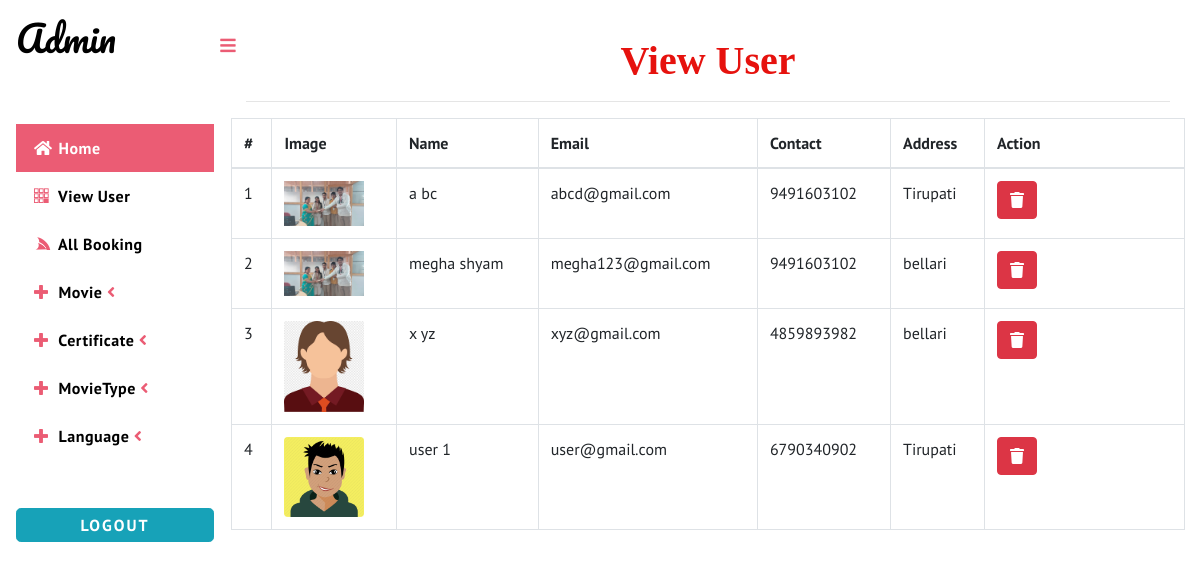
/view_user (signed in), run on the app's committed database.
### movie/models.py (models this page shows, shortened)
class Customer(models.Model):
    user = models.ForeignKey(User,on_delete=models.CASCADE,null=True)
    contact=models.CharField(max_length=10,null=True)
    address=models.CharField(max_length=100,null=True)
    like=models.CharField(max_length=100,null=True)
    gen=models.CharField(max_length=100,null=True)
    dob=models.DateField(max_length=100,null=True)
    image = models.FileField(null=True)

### movie/views.py (the view)
# urls.py: path('view_user', View_User,name="view_user"),
def View_User(request):
    if not request.user.is_staff:
        return redirect('login')
    data = Customer.objects.all()
    d = {'data': data}
    return render(request,'view_user.html',d)

### movie/templates/view_user.html (shortened to what this page needs)
{% extends 'index_admin.html' %}
{% load static %}
{% block body %}
<link rel="stylesheet" type="text/css" href="//cdn.datatables.net/1.10.21/css/jquery.dataTables.min.css">
<div class="container ">
    <div class="container-fluid">
        <h1 align="center" style="font-weight:bold;font-family : 'Monotype Corsiva' ; color : #E6120E ;margin-top:4%">View User</h1>
        <hr></div>
                           <table id="myTable" class="table table-bordered"  >
                                  <thead>
                                    <tr>
                                      <th>#</th>
                                      <th>Image</th>
                                      <th>Name</th>
                                      <th>Email</th>
                                      <th>Contact</th>
                                      <th>Address</th>
                                      <th style="width:200px">Action</th>
                                  </tr>
                              </thead>
                              <tbody>
                              {% for i in data %}
                                <tr>
                                  <td>{{forloop.counter}}</td>
                                  <td><img src="{{i.image.url}}" style="width:80px;100px"></td>
                                  <td>{{i.user.first_name}} {{i.user.last_name}}</td>
                                  <td>{{i.user.email}}</td>
                                  <td>{{i.contact}}</td>
                                  <td>{{i.address}}</td>
                                  <td style="width:150px">
                                  <a href="{% url 'delete_user' i.user.id %}" ><button class="btn btn-danger" onclick="return confirm('Are you sure?')"><i class="fa fa-trash"></i></button></a></td>
                              </tr>
                              {% endfor %}
                          </tbody>
                      </table>
                  </div>
{% endblock %}

### movie/static/css1/style.css (style rules this page uses)
html, body { font-family: 'PT Sans', sans-serif; font-size: 100%; overflow-x: hidden; background: #fff; }
body a { transition: 0.5s all ease; -webkit-transition: 0.5s all ease; -moz-transition: 0.5s all ease; -o-transition: 0.5s all ease; -ms-transition: 0.5s all ease; text-decoration: none; }
h1, h2, h3, h4, h5, h6 { margin: 0; font-family: 'Yanone Kaffeesatz', sans-serif; }
.cbp-spmenu-push { overflow-x: hidden; position: relative; }
.cbp-spmenu, .cbp-spmenu-push { -webkit-transition: all 0.3s ease; -moz-transition: all 0.3s ease; transition: all 0.3s ease; }

### data on the page
Customer: image (picture), user.first_name "a", user.last_name "bc", user.email "abcd@gmail.com", contact "9491603102", address "Tirupati"
Customer: image (picture), user.first_name "megha", user.last_name "shyam", user.email "megha123@gmail.com", contact "9491603102", address "bellari"
Customer: image (picture), user.first_name "x", user.last_name "yz", user.email "xyz@gmail.com", contact "4859893982", address "bellari"
Customer: image (picture), user.first_name "user", user.last_name "1", user.email "user@gmail.com", contact "6790340902", address "Tirupati"
